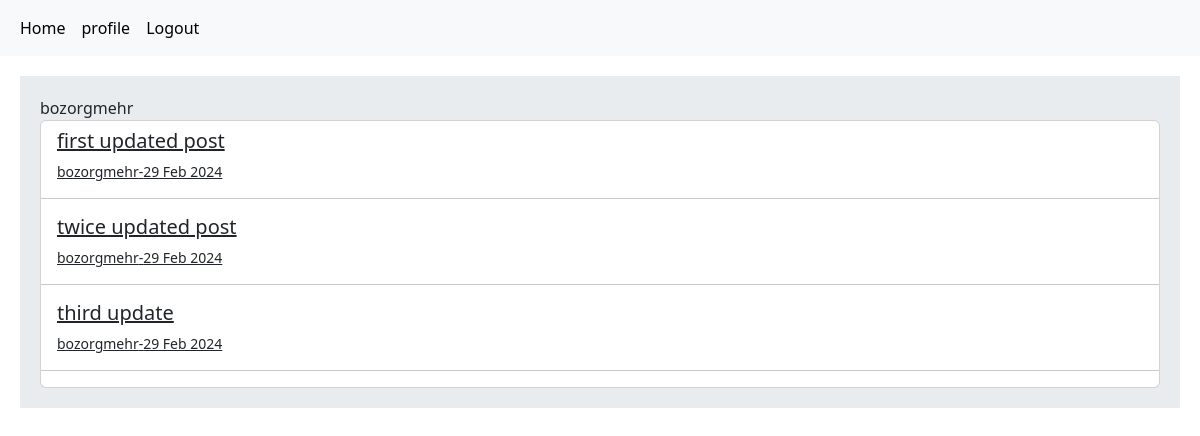
Before: / (signed in) with the older database file.
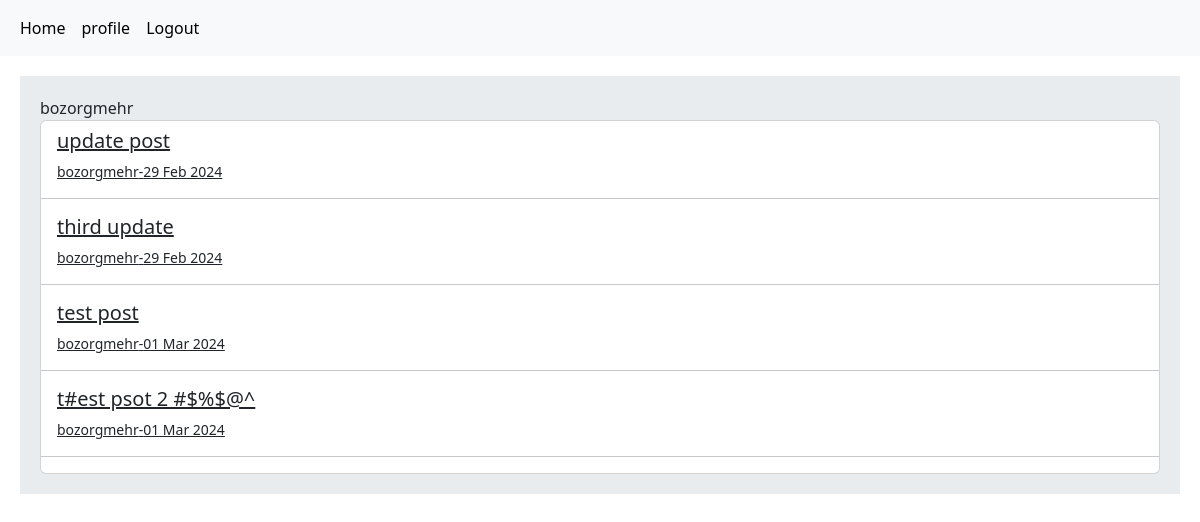
After: the same page with the newer database file.
### home/models.py (models this page shows, shortened)
class Todo(models.Model):
    user = models.ForeignKey(User, on_delete=models.CASCADE, default=None)
    title = models.CharField(max_length=250)
    body = models.TextField()
    slug = models.SlugField(default=None)
    created = models.DateTimeField(auto_now_add=True)
    updated = models.DateTimeField(auto_now=True)
    def get_absolute_url(self):
        return reverse('home:detail', args=(self.id, self.slug))

### home/views.py (the view)
# urls.py: path('', views.HomeView.as_view(), name='home'),
class HomeView(View):
    def get(self, request):
        todo = Todo.objects.all()
        return render(request, 'home/home.html', context={'todos': todo})

### home/templates/home/home.html (shortened to what this page needs)
{% extends 'base.html' %}
{% block content %}
    {% if user.is_authenticated %}
        {{ request.user }}
        <div class="card">
            <h4>{% for todo in todos %}
                <h5><a href="{{ todo.get_absolute_url }}" class="card-body"> {{ todo.title }} </a><br></h5>
                <small><a href="{% url 'home:detail' todo.id todo.slug %}" class="card-body"> {{ todo.user }}-{{ todo.created|date:"d M Y" }} </a></small>
                <hr>
            {% endfor %}
            </h4>
        </div>
    {% else %}
        <h4><a href="{% url 'accounts:user_login' %}"> Login </a> to create todos and enjoy  </h4>
    {% endif %}
{% endblock %}

### templates/base.html (shortened to what this page needs)
<!DOCTYPE html>
<html lang="en">
<head>
    <link href="https://cdn.jsdelivr.net/npm/bootstrap@5.3.2/dist/css/bootstrap.min.css" rel="stylesheet"
>
</head>
<body>
{% include 'inc/navbar.html' %}
<div class="jumbotron">
    {% block content %}
    {% endblock %}
</div>
</body>
</html>

### templates/inc/navbar.html
<nav class="navbar navbar-expand-lg bg-body-tertiary">
    <div class="container-fluid">
        <div class="navbar-nav">
            <a class="nav-link active" href="{% url 'home:home' %}">Home</a>
            {% if user.is_authenticated %}
                <a href="{% url 'accounts:user_profile' request.user.id %}" class="nav-link active"> profile </a>
                <a href="{% url 'accounts:user_logout' %}" class="nav-link active"> Logout </a>
            {% else %}
                <a href="{% url 'accounts:user_register' %}" class="nav-link active"> Register </a>
                <a href="{% url 'accounts:user_login' %}" class="nav-link active"> login </a>
            {% endif %}
        </div>
    </div>
</nav>

### templates/base.html (style rules this page uses)
.jumbotron { padding: 20px; margin: 20px; background-color: #e9ecef; }

Changed rows visible on the page:
removed Todo: title "first updated post", user "bozorgmehr", created "29 Feb 2024"
changed Todo: title "twice updated post" → "update post"
added Todo: title "test post", user "bozorgmehr", created "01 Mar 2024"
added Todo: title "t#est psot 2 #$%$@^", user "bozorgmehr", created "01 Mar 2024"
